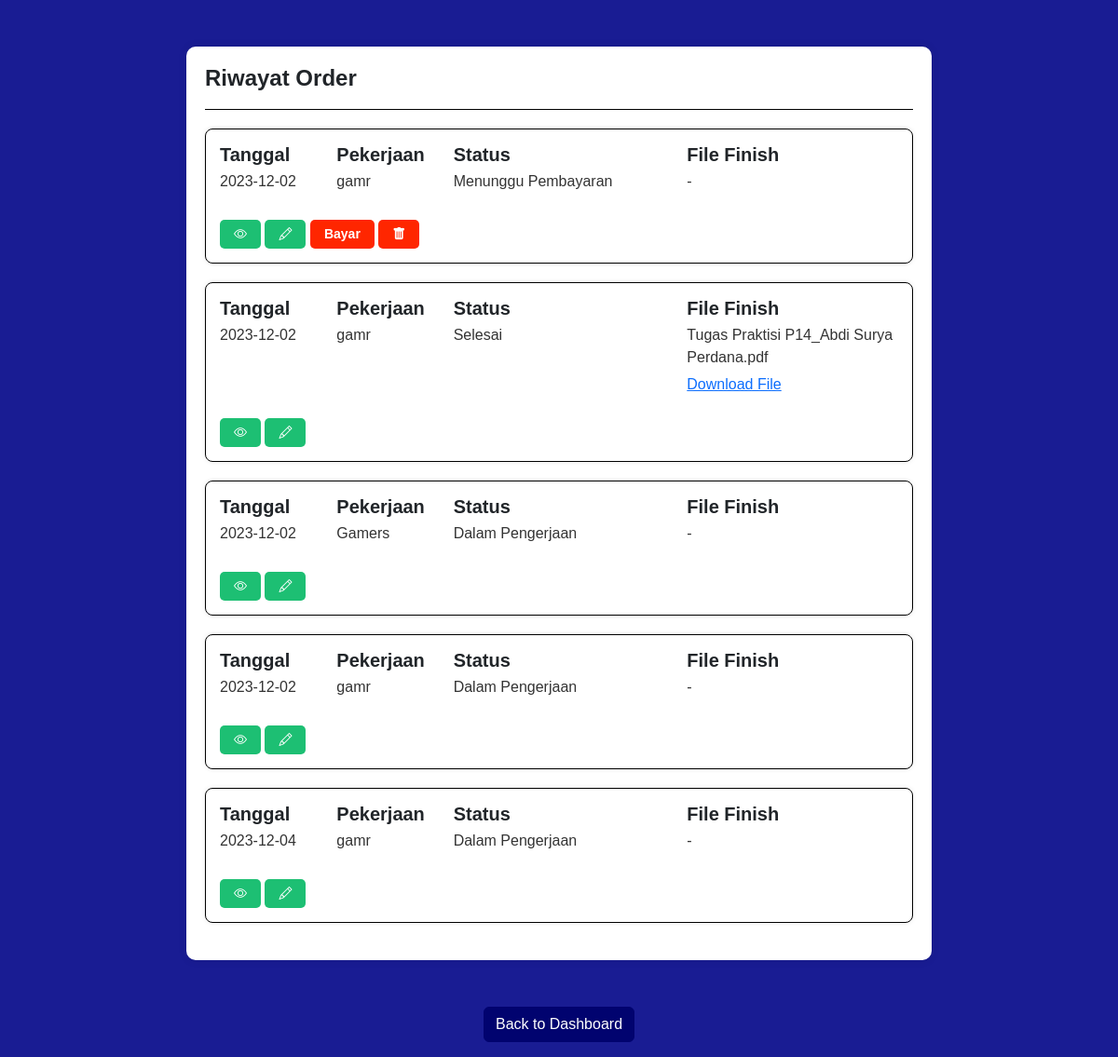
/riwayat_order.php (signed in), run on the app's committed database.
### tables this page shows
CREATE TABLE `order_table` (
  `id_order` int(11) NOT NULL,
  `klien_id` int(11) NOT NULL,
  `id_pekerjaan` int(11) DEFAULT NULL,
  `deskripsi_order` varchar(255) DEFAULT NULL,
  `file` varchar(255) NOT NULL,
  `status` enum('Menunggu Pembayaran','Dalam Pengerjaan','Selesai','Gagal') NOT NULL,
  `created_at` date NOT NULL DEFAULT current_timestamp(),
  `file_finish` varchar(255) NOT NULL
);

CREATE TABLE `pekerjaan` (
  `id_pekerjaan` int(11) NOT NULL,
  `freelancer_id` int(11) NOT NULL,
  `jenis_pekerjaan` varchar(255) NOT NULL,
  `deskripsi_order` text NOT NULL,
  `foto` varchar(255) NOT NULL,
  `skills` varchar(255) NOT NULL,
  `harga` varchar(255) NOT NULL,
  `status_pekerjaan` varchar(50) DEFAULT 'belum dipesan',
  `nohp` int(14) NOT NULL
);

### riwayat_order.php (the view, shortened to what this page needs)
<?php
include 'config.php';
if(isset($_SESSION['user_id'])) {
    $userId = $_SESSION['user_id'];
    $query = "SELECT order_table.id_order, order_table.created_at, order_table.status,
          pekerjaan.jenis_pekerjaan, order_table.deskripsi_order,
          users.name AS customer_name, freelancer.name AS freelancer_name,
          order_table.file_finish
          FROM order_table
          INNER JOIN users ON order_table.klien_id = users.id
          INNER JOIN pekerjaan ON order_table.id_pekerjaan = pekerjaan.id_pekerjaan
          INNER JOIN users AS freelancer ON pekerjaan.freelancer_id = freelancer.id
          WHERE users.id = ?";
    $stmt = $conn->prepare($query);
    $stmt->bind_param("i", $userId);
    $stmt->execute();
    $result = $stmt->get_result();
    if ($result->num_rows > 0) {
?>
<!DOCTYPE html>
<html lang="en">
<head>
    <link href="https://cdn.jsdelivr.net/npm/bootstrap@5.3.0/dist/css/bootstrap.min.css" rel="stylesheet">
    <link href="https://cdn.jsdelivr.net/npm/bootstrap-icons/font/bootstrap-icons.css" rel="stylesheet">
    <link rel="stylesheet" href="./assets/css/riwayat_order.css">
</head>
<body>
    <div class="order-container">
        <div class="order-header">
            <h2 class="text-center">Riwayat Order</h2>
        </div>
        <?php
        while ($row = $result->fetch_assoc()) {
            $orderId = $row['id_order'];
            $status = $row['status'];
            $jenisPekerjaan = $row['jenis_pekerjaan'];
            $fileFinish = $row['file_finish'];
?>
        <div class="order-item">
            <div class="row">
                <div class="col-md-2">
                    <h4>Tanggal</h4>
                    <p><?= $row['created_at'] ?></p>
                </div>
                <div class="col-md-2">
                    <h4>Pekerjaan</h4>
                    <p><?= $jenisPekerjaan ?></p>
                </div>
                <div class="col-md-4">
                    <h4>Status</h4>
                    <p><?= $row['status'] ?></p>
                </div>
                <div class="col-md-4">
    <h4>File Finish</h4>
    <p><?= $row['file_finish'] ?></p>
    <?php if (!empty($fileFinish)) { ?>
        <a href="assets/filefinish/<?= $fileFinish ?>" download="<?= $fileFinish ?>" target="_blank">Download File</a>
    <?php } else { ?>
        <p>-</p>
    <?php } ?>
</div>
                <div class="col-md-4">
                    <br>
                    <button type="button" class="btn btn-details" data-bs-toggle="modal"
                        data-bs-target="#orderModal_<?= $orderId ?>"><i class="bi bi-eye"></i></button>
                    <button type="button" class="btn btn-details" data-bs-toggle="modal"
                        data-bs-target="#editModal_<?= $orderId ?>"><i class="bi bi-pencil"></i></button>
                    <?php if ($status === 'Menunggu Pembayaran') { ?>
                    <a href="halaman_pembayaran.php?order_id=<?= $orderId ?>" class="btn btn-bayar">Bayar</a>
                    <button type="button" class="btn btn-bayar" onclick="confirmDelete(<?= $orderId ?>)">
                        <i class="bi bi-trash-fill"></i>
                    </button>
                    <?php } else { ?>
                    <?php } ?>
                </div>
            </div>
        </div>
        <?php
        }
?>
    </div>
    <div class="text-center mt-2 mb-3">
        <a href="dashboard.php" class="btn btn-primary">Back to Dashboard</a>
    </div>
</body>
</html>
<?php
    } else {
        echo "Tidak ada data yang ditemukan.";
    }
} else {
    echo "User ID tidak ditemukan.";
}
?>

### assets/css/riwayat_order.css (style rules this page uses)
body { font-family: Arial, sans-serif; background-color: rgba(1, 4, 136, 0.9); }
.order-container { max-width: 800px; margin: 50px auto; padding: 20px; background-color: #fff; border-radius: 10px; box-shadow: 0px 0px 10px rgba(0, 0, 0, 0.1); }
.order-header { display: flex; align-items: center; justify-content: space-between; margin-bottom: 20px; padding-bottom: 10px; border-bottom: 1px solid #000000; }
.order-header h2 { font-size: 24px; font-weight: bold; }
.order-item { margin-bottom: 20px; padding: 15px; border: 1px solid #000000; border-radius: 8px; box-shadow: 0px 0px 5px rgba(0, 0, 0, 0.1); }
.order-item h4 { font-size: 20px; font-weight: bold; margin-bottom: 5px; }
.order-item p { font-size: 16px; color: #333; margin-bottom: 5px; }
.btn-details { padding: 5px 15px; font-size: 14px; font-weight: bold; color: #fff; background-color: #1dbf73; border: none; border-radius: 5px; cursor: pointer; transition: background-color 0.3s; }
.btn-bayar { padding: 5px 15px; font-size: 14px; font-weight: bold; color: #fff; background-color: rgb(255, 38, 0); border: none; border-radius: 5px; cursor: pointer; transition: background-color 0.3s; }
.btn-primary { background-color: #01036f; border-color: #01036f; }

### data on the page
order_table: created_at "2023-12-02", id_pekerjaan.jenis_pekerjaan "gamr", status "Menunggu Pembayaran"
order_table: created_at "2023-12-02", id_pekerjaan.jenis_pekerjaan "gamr", status "Selesai", file_finish "Tugas Praktisi P14_Abdi Surya Perdana.pdf"
order_table: created_at "2023-12-02", id_pekerjaan.jenis_pekerjaan "Gamers", status "Dalam Pengerjaan"
order_table: created_at "2023-12-02", id_pekerjaan.jenis_pekerjaan "gamr", status "Dalam Pengerjaan"
order_table: created_at "2023-12-04", id_pekerjaan.jenis_pekerjaan "gamr", status "Dalam Pengerjaan"
